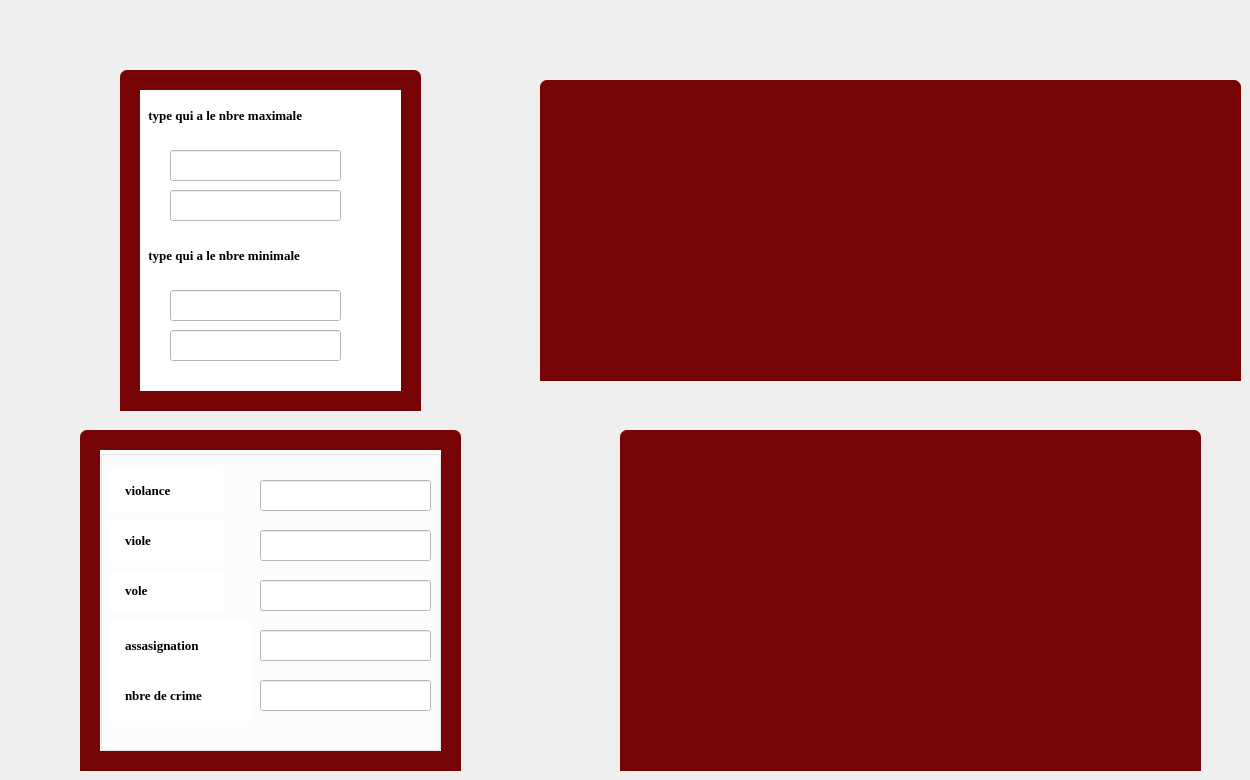
    <widget class="QWidget" name="tab_2">
     <attribute name="title">
      <string>Stat</string>
     </attribute>
     <widget class="QFrame" name="horizontalFrame">
      <property name="geometry">
       <rect>
        <x>620</x>
        <y>430</y>
        <width>581</width>
        <height>341</height>
       </rect>
      </property>
      <property name="styleSheet">
       <string notr="true">QFrame { /* The tab widget frame */
border-top: 2px solid #2a2a2a; 
border-left: 2px solid #2a2a2a;
border-right: 2px solid #2a2a2a ; 
border-bottom: 2px solid #2a2a2a; 
background: #760404;
	
	
	/*border-top-color: rgb(0, 0, 0);*/

}
QFrame{
left: 0px; /* move to the right by 5px */
}
QFrame {
background: #white;
border: 20px  #535353;
border-bottom-color: #535353; 
border-top-left-radius: 7px;
border-top-right-radius: 7px;
min-width: 90px;
padding: 12px;
color: rgb(50, 50, 162);
	color: rgb(0, 0, 0);
font-size:11.5px;
font-family:Georgia, Helvetica, sans-serif;
font-weight:500;
}
QFrame::tab:selected,QTabBar::tab:hover {
	
	
	color: rgb(0, 0, 0);
	background-color: rgb(255, 255, 255);
}
QFrame::tab:selected {
border-color: #760404;
border-bottom-color: #760404; /* same as pane color */
color: #760404;
font-size: 18px;
font-family:Georgia,Solid;
font-weight:500;

}
QFrame::tab:!selected {
margin-top: 5px; /* make non-selected tabs look smaller */
}</string>
      </property>
      <layout class="QHBoxLayout" name="horizontalLayout"/>
     </widget>
     <widget class="QFrame" name="horizontalFrame1">
      <property name="geometry">
       <rect>
        <x>540</x>
        <y>80</y>
        <width>701</width>
        <height>301</height>
       </rect>
      </property>
      <property name="styleSheet">
       <string notr="true">QFrame { /* The tab widget frame */
border-top: 2px solid #2a2a2a; 
border-left: 2px solid #2a2a2a;
border-right: 2px solid #2a2a2a ; 
border-bottom: 2px solid #2a2a2a; 
background: #760404;
	
	
	/*border-top-color: rgb(0, 0, 0);*/

}
QFrame{
left: 0px; /* move to the right by 5px */
}
QFrame {
background: #white;
border: 20px  #535353;
border-bottom-color: #535353; 
border-top-left-radius: 7px;
border-top-right-radius: 7px;
min-width: 90px;
padding: 12px;
color: rgb(50, 50, 162);
	color: rgb(0, 0, 0);
font-size:11.5px;
font-family:Georgia, Helvetica, sans-serif;
font-weight:500;
}
QFrame::tab:selected,QTabBar::tab:hover {
	
	
	color: rgb(0, 0, 0);
	background-color: rgb(255, 255, 255);
}
QFrame::tab:selected {
border-color: #760404;
border-bottom-color: #760404; /* same as pane color */
color: #760404;
font-size: 18px;
font-family:Georgia,Solid;
font-weight:500;

}
QFrame::tab:!selected {
margin-top: 5px; /* make non-selected tabs look smaller */
}</string>
      </property>
      <layout class="QHBoxLayout" name="horizontalLayout_2"/>
     </widget>
     <widget class="QFrame" name="frame_6">
      <property name="geometry">
       <rect>
        <x>120</x>
        <y>70</y>
        <width>301</width>
        <height>341</height>
       </rect>
      </property>
      <property name="styleSheet">
       <string notr="true">QFrame { /* The tab widget frame */
border-top: 2px solid #2a2a2a; 
border-left: 2px solid #2a2a2a;
border-right: 2px solid #2a2a2a ; 
border-bottom: 2px solid #2a2a2a; 
background: #760404;
	
	
	/*border-top-color: rgb(0, 0, 0);*/

}
QFrame{
left: 0px; /* move to the right by 5px */
}
QFrame {
background: #white;
border: 20px  #535353;
border-bottom-color: #535353; 
border-top-left-radius: 7px;
border-top-right-radius: 7px;
min-width: 90px;
padding: 12px;
color: rgb(50, 50, 162);
	color: rgb(0, 0, 0);
font-size:11.5px;
font-family:Georgia, Helvetica, sans-serif;
font-weight:500;
}
QFrame::tab:selected,QTabBar::tab:hover {
	
	
	color: rgb(0, 0, 0);
	background-color: rgb(255, 255, 255);
}
QFrame::tab:selected {
border-color: #760404;
border-bottom-color: #760404; /* same as pane color */
color: #760404;
font-size: 18px;
font-family:Georgia,Solid;
font-weight:500;

}
QFrame::tab:!selected {
margin-top: 5px; /* make non-selected tabs look smaller */
}</string>
      </property>
      <property name="frameShape">
       <enum>QFrame::StyledPanel</enum>
      </property>
      <property name="frameShadow">
       <enum>QFrame::Raised</enum>
      </property>
      <widget class="QFrame" name="frame_5">
       <property name="geometry">
        <rect>
         <x>20</x>
         <y>20</y>
         <width>261</width>
         <height>301</height>
        </rect>
       </property>
       <property name="styleSheet">
        <string notr="true">background:white;</string>
       </property>
       <property name="frameShape">
        <enum>QFrame::StyledPanel</enum>
       </property>
       <property name="frameShadow">
        <enum>QFrame::Raised</enum>
       </property>
       <widget class="QLineEdit" name="lineEdit_6">
        <property name="geometry">
         <rect>
          <x>30</x>
          <y>240</y>
          <width>171</width>
          <height>31</height>
         </rect>
        </property>
       </widget>
       <widget class="QLineEdit" name="lineEdit_4">
        <property name="geometry">
         <rect>
          <x>30</x>
          <y>60</y>
          <width>171</width>
          <height>31</height>
         </rect>
        </property>
       </widget>
       <widget class="QLabel" name="label_2">
        <property name="geometry">
         <rect>
          <x>-10</x>
          <y>140</y>
          <width>281</width>
          <height>51</height>
         </rect>
        </property>
        <property name="font">
         <font>
          <family>Georgia</family>
          <pointsize>10</pointsize>
          <weight>62</weight>
          <bold>true</bold>
         </font>
        </property>
        <property name="text">
         <string> type qui a le nbre minimale</string>
        </property>
       </widget>
       <widget class="QLineEdit" name="lineEdit_7">
        <property name="geometry">
         <rect>
          <x>30</x>
          <y>200</y>
          <width>171</width>
          <height>31</height>
         </rect>
        </property>
       </widget>
       <widget class="QLabel" name="label">
        <property name="geometry">
         <rect>
          <x>-10</x>
          <y>0</y>
          <width>291</width>
          <height>51</height>
         </rect>
        </property>
        <property name="font">
         <font>
          <family>Georgia</family>
          <pointsize>10</pointsize>
          <weight>62</weight>
          <bold>true</bold>
         </font>
        </property>
        <property name="text">
         <string> type qui a le nbre maximale</string>
        </property>
       </widget>
       <widget class="QLineEdit" name="lineEdit_5">
        <property name="geometry">
         <rect>
          <x>30</x>
          <y>100</y>
          <width>171</width>
          <height>31</height>
         </rect>
        </property>
       </widget>
      </widget>
     </widget>
     <widget class="QFrame" name="frame_7">
      <property name="geometry">
       <rect>
        <x>80</x>
        <y>430</y>
        <width>381</width>
        <height>341</height>
       </rect>
      </property>
      <property name="styleSheet">
       <string notr="true">QFrame { /* The tab widget frame */
border-top: 2px solid #2a2a2a; 
border-left: 2px solid #2a2a2a;
border-right: 2px solid #2a2a2a ; 
border-bottom: 2px solid #2a2a2a; 
background: #760404;
	
	
	/*border-top-color: rgb(0, 0, 0);*/

}
QFrame{
left: 0px; /* move to the right by 5px */
}
QFrame {
background: #white;
border: 20px  #535353;
border-bottom-color: #535353; 
border-top-left-radius: 7px;
border-top-right-radius: 7px;
min-width: 90px;
padding: 12px;
color: rgb(50, 50, 162);
	color: rgb(0, 0, 0);
font-size:11.5px;
font-family:Georgia, Helvetica, sans-serif;
font-weight:500;
}
QFrame::tab:selected,QTabBar::tab:hover {
	
	
	color: rgb(0, 0, 0);
	background-color: rgb(255, 255, 255);
}
QFrame::tab:selected {
border-color: #760404;
border-bottom-color: #760404; /* same as pane color */
color: #760404;
font-size: 18px;
font-family:Georgia,Solid;
font-weight:500;

}
QFrame::tab:!selected {
margin-top: 5px; /* make non-selected tabs look smaller */
}</string>
      </property>
      <property name="frameShape">
       <enum>QFrame::StyledPanel</enum>
      </property>
      <property name="frameShadow">
       <enum>QFrame::Raised</enum>
      </property>
      <widget class="QGroupBox" name="groupBox_3">
       <property name="geometry">
        <rect>
         <x>20</x>
         <y>20</y>
         <width>341</width>
         <height>301</height>
        </rect>
       </property>
       <property name="styleSheet">
        <string notr="true">background:white;</string>
       </property>
       <property name="title">
        <string/>
       </property>
       <widget class="QLineEdit" name="lineEdit_p5">
        <property name="geometry">
         <rect>
          <x>160</x>
          <y>230</y>
          <width>171</width>
          <height>31</height>
         </rect>
        </property>
       </widget>
       <widget class="QLineEdit" name="lineEdit_p2">
        <property name="geometry">
         <rect>
          <x>160</x>
          <y>80</y>
          <width>171</width>
          <height>31</height>
         </rect>
        </property>
       </widget>
       <widget class="QLabel" name="label_5">
        <property name="geometry">
         <rect>
          <x>10</x>
          <y>120</y>
          <width>114</width>
          <height>41</height>
         </rect>
        </property>
        <property name="font">
         <font>
          <family>Georgia</family>
          <pointsize>10</pointsize>
          <weight>62</weight>
          <bold>true</bold>
         </font>
        </property>
        <property name="text">
         <string>vole</string>
        </property>
       </widget>
       <widget class="QLineEdit" name="lineEdit_p3">
        <property name="geometry">
         <rect>
          <x>160</x>
          <y>130</y>
          <width>171</width>
          <height>31</height>
         </rect>
        </property>
       </widget>
       <widget class="QLabel" name="label_6">
        <property name="geometry">
         <rect>
          <x>10</x>
          <y>170</y>
          <width>141</width>
          <height>51</height>
         </rect>
        </property>
        <property name="font">
         <font>
          <family>Georgia</family>
          <pointsize>10</pointsize>
          <weight>62</weight>
          <bold>true</bold>
         </font>
        </property>
        <property name="text">
         <string>assasignation</string>
        </property>
       </widget>
       <widget class="QLineEdit" name="lineEdit_p4">
        <property name="geometry">
         <rect>
          <x>160</x>
          <y>180</y>
          <width>171</width>
          <height>31</height>
         </rect>
        </property>
       </widget>
       <widget class="QLabel" name="label_4">
        <property name="geometry">
         <rect>
          <x>10</x>
          <y>70</y>
          <width>114</width>
          <height>41</height>
         </rect>
        </property>
        <property name="font">
         <font>
          <family>Georgia</family>
          <pointsize>10</pointsize>
          <weight>62</weight>
          <bold>true</bold>
         </font>
        </property>
        <property name="text">
         <string>viole</string>
        </property>
       </widget>
       <widget class="QLabel" name="label_7">
        <property name="geometry">
         <rect>
          <x>10</x>
          <y>220</y>
          <width>141</width>
          <height>51</height>
         </rect>
        </property>
        <property name="font">
         <font>
          <family>Georgia</family>
          <pointsize>10</pointsize>
          <weight>62</weight>
          <bold>true</bold>
         </font>
        </property>
        <property name="text">
         <string>nbre de crime</string>
        </property>
       </widget>
       <widget class="QLabel" name="label_3">
        <property name="geometry">
         <rect>
          <x>10</x>
          <y>20</y>
          <width>114</width>
          <height>41</height>
         </rect>
        </property>
        <property name="font">
         <font>
          <family>Georgia</family>
          <pointsize>10</pointsize>
          <weight>62</weight>
          <bold>true</bold>
         </font>
        </property>
        <property name="text">
         <string>violance</string>
        </property>
       </widget>
       <widget class="QLineEdit" name="lineEdit_p1">
        <property name="geometry">
         <rect>
          <x>160</x>
          <y>30</y>
          <width>171</width>
          <height>31</height>
         </rect>
        </property>
       </widget>
      </widget>
     </widget>
    </widget>
